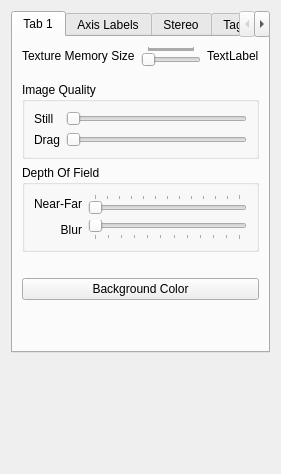
<?xml version="1.0" encoding="UTF-8"?>
<ui version="4.0">
 <class>PreferencesWidget</class>
 <widget class="QWidget" name="PreferencesWidget">
  <property name="geometry">
   <rect>
    <x>0</x>
    <y>0</y>
    <width>281</width>
    <height>474</height>
   </rect>
  </property>
  <property name="sizePolicy">
   <sizepolicy hsizetype="Expanding" vsizetype="Expanding">
    <horstretch>0</horstretch>
    <verstretch>0</verstretch>
   </sizepolicy>
  </property>
  <property name="windowTitle">
   <string>Preferences</string>
  </property>
  <property name="toolTip">
   <string/>
  </property>
  <layout class="QVBoxLayout">
   <item>
    <widget class="QTabWidget" name="tabWidget">
     <property name="currentIndex">
      <number>0</number>
     </property>
     <widget class="QWidget" name="tab">
      <attribute name="title">
       <string>Tab 1</string>
      </attribute>
      <layout class="QVBoxLayout">
       <item>
        <layout class="QHBoxLayout">
         <item>
          <widget class="QLabel" name="label_10">
           <property name="toolTip">
            <string>&lt;!DOCTYPE HTML PUBLIC &quot;-//W3C//DTD HTML 4.0//EN&quot; &quot;http://www.w3.org/TR/REC-html40/strict.dtd&quot;&gt;
&lt;html&gt;&lt;head&gt;&lt;meta name=&quot;qrichtext&quot; content=&quot;1&quot; /&gt;&lt;style type=&quot;text/css&quot;&gt;
p, li { white-space: pre-wrap; }
&lt;/style&gt;&lt;/head&gt;&lt;body style=&quot; font-family:'MS Shell Dlg 2'; font-size:8.25pt; font-weight:400; font-style:normal;&quot;&gt;
&lt;p style=&quot; margin-top:0px; margin-bottom:0px; margin-left:0px; margin-right:0px; -qt-block-indent:0; text-indent:0px; font-size:8pt;&quot;&gt;&lt;span style=&quot; font-size:12pt;&quot;&gt;Specifies the texture memory that the graphics card has.  Drishti will try to fit in selected subvolume within the texture memory.  If it cannot be done then the volume is subsampled till it can be fit into the texture memory.&lt;/span&gt;&lt;/p&gt;
&lt;p style=&quot;-qt-paragraph-type:empty; margin-top:0px; margin-bottom:0px; margin-left:0px; margin-right:0px; -qt-block-indent:0; text-indent:0px; font-size:12pt;&quot;&gt;&lt;/p&gt;
&lt;p style=&quot; margin-top:0px; margin-bottom:0px; margin-left:0px; margin-right:0px; -qt-block-indent:0; text-indent:0px; font-size:12pt;&quot;&gt;Texture memory is used to store, apart from the volume data, other buffers that are needed for proper working of Drishti.&lt;/p&gt;&lt;/body&gt;&lt;/html&gt;</string>
           </property>
           <property name="whatsThis">
            <string/>
           </property>
           <property name="text">
            <string>Texture Memory Size</string>
           </property>
          </widget>
         </item>
         <item>
          <widget class="QSlider" name="m_textureMemorySize">
           <property name="minimum">
            <number>128</number>
           </property>
           <property name="maximum">
            <number>65535</number>
           </property>
           <property name="singleStep">
            <number>32</number>
           </property>
           <property name="pageStep">
            <number>128</number>
           </property>
           <property name="orientation">
            <enum>Qt::Horizontal</enum>
           </property>
           <property name="tickPosition">
            <enum>QSlider::TicksAbove</enum>
           </property>
           <property name="tickInterval">
            <number>0</number>
           </property>
          </widget>
         </item>
         <item>
          <widget class="QLabel" name="label_12">
           <property name="text">
            <string>TextLabel</string>
           </property>
          </widget>
         </item>
        </layout>
       </item>
       <item>
        <spacer>
         <property name="orientation">
          <enum>Qt::Vertical</enum>
         </property>
         <property name="sizeType">
          <enum>QSizePolicy::Minimum</enum>
         </property>
         <property name="sizeHint" stdset="0">
          <size>
           <width>20</width>
           <height>10</height>
          </size>
         </property>
        </spacer>
       </item>
       <item>
        <widget class="QGroupBox" name="groupBox_2">
         <property name="title">
          <string>Image Quality</string>
         </property>
         <property name="checkable">
          <bool>false</bool>
         </property>
         <layout class="QGridLayout">
          <item row="0" column="0">
           <widget class="QLabel" name="label_6">
            <property name="text">
             <string>Still</string>
            </property>
           </widget>
          </item>
          <item row="0" column="1">
           <widget class="QSlider" name="m_still">
            <property name="toolTip">
             <string>&lt;!DOCTYPE HTML PUBLIC &quot;-//W3C//DTD HTML 4.0//EN&quot; &quot;http://www.w3.org/TR/REC-html40/strict.dtd&quot;&gt;
&lt;html&gt;&lt;head&gt;&lt;meta name=&quot;qrichtext&quot; content=&quot;1&quot; /&gt;&lt;style type=&quot;text/css&quot;&gt;
p, li { white-space: pre-wrap; }
&lt;/style&gt;&lt;/head&gt;&lt;body style=&quot; font-family:'MS Shell Dlg 2'; font-size:8.25pt; font-weight:400; font-style:normal;&quot;&gt;
&lt;p style=&quot; margin-top:0px; margin-bottom:0px; margin-left:0px; margin-right:0px; -qt-block-indent:0; text-indent:0px; font-size:8pt;&quot;&gt;&lt;span style=&quot; font-size:12pt;&quot;&gt;This control determines image quality when in still mode of rendering.  Still mode of rendering is active when mouse is not dragged.&lt;/span&gt;&lt;/p&gt;
&lt;p style=&quot;-qt-paragraph-type:empty; margin-top:0px; margin-bottom:0px; margin-left:0px; margin-right:0px; -qt-block-indent:0; text-indent:0px; font-size:12pt;&quot;&gt;&lt;/p&gt;
&lt;p style=&quot; margin-top:0px; margin-bottom:0px; margin-left:0px; margin-right:0px; -qt-block-indent:0; text-indent:0px; font-size:12pt;&quot;&gt;The slider position is used to calculate number of interpolated samples per voxel.  Higher the number of samples better is the image quality.&lt;/p&gt;
&lt;p style=&quot;-qt-paragraph-type:empty; margin-top:0px; margin-bottom:0px; margin-left:0px; margin-right:0px; -qt-block-indent:0; text-indent:0px; font-size:12pt;&quot;&gt;&lt;/p&gt;
&lt;p style=&quot; margin-top:0px; margin-bottom:0px; margin-left:0px; margin-right:0px; -qt-block-indent:0; text-indent:0px; font-size:12pt;&quot;&gt;Image rendering might become slower for higher values.&lt;/p&gt;&lt;/body&gt;&lt;/html&gt;</string>
            </property>
            <property name="orientation">
             <enum>Qt::Horizontal</enum>
            </property>
           </widget>
          </item>
          <item row="1" column="0">
           <widget class="QLabel" name="label_7">
            <property name="text">
             <string>Drag</string>
            </property>
           </widget>
          </item>
          <item row="1" column="1">
           <widget class="QSlider" name="m_drag">
            <property name="toolTip">
             <string>&lt;!DOCTYPE HTML PUBLIC &quot;-//W3C//DTD HTML 4.0//EN&quot; &quot;http://www.w3.org/TR/REC-html40/strict.dtd&quot;&gt;
&lt;html&gt;&lt;head&gt;&lt;meta name=&quot;qrichtext&quot; content=&quot;1&quot; /&gt;&lt;style type=&quot;text/css&quot;&gt;
p, li { white-space: pre-wrap; }
&lt;/style&gt;&lt;/head&gt;&lt;body style=&quot; font-family:'MS Shell Dlg 2'; font-size:8.25pt; font-weight:400; font-style:normal;&quot;&gt;
&lt;p style=&quot; margin-top:0px; margin-bottom:0px; margin-left:0px; margin-right:0px; -qt-block-indent:0; text-indent:0px;&quot;&gt;&lt;span style=&quot; font-size:12pt;&quot;&gt;This control determines image quality when in fast draw mode of rendering.  Fast draw mode is activated when mouse is dragged with a mouse button depressed.&lt;/span&gt;&lt;/p&gt;
&lt;p style=&quot;-qt-paragraph-type:empty; margin-top:0px; margin-bottom:0px; margin-left:0px; margin-right:0px; -qt-block-indent:0; text-indent:0px; font-size:12pt;&quot;&gt;&lt;/p&gt;
&lt;p style=&quot; margin-top:0px; margin-bottom:0px; margin-left:0px; margin-right:0px; -qt-block-indent:0; text-indent:0px; font-size:12pt;&quot;&gt;The slider position is used to calculate number of interpolated samples per voxel.  Higher the number of samples better is the image quality.&lt;/p&gt;
&lt;p style=&quot;-qt-paragraph-type:empty; margin-top:0px; margin-bottom:0px; margin-left:0px; margin-right:0px; -qt-block-indent:0; text-indent:0px; font-size:12pt;&quot;&gt;&lt;/p&gt;
&lt;p style=&quot; margin-top:0px; margin-bottom:0px; margin-left:0px; margin-right:0px; -qt-block-indent:0; text-indent:0px; font-size:12pt;&quot;&gt;Set the slider position to a smaller value in order to maintain interactivity.  Image will be drawn with smaller number of samples, in turn boosting the rendering speed.  The image quality will degrade for lower values.&lt;/p&gt;&lt;/body&gt;&lt;/html&gt;</string>
            </property>
            <property name="orientation">
             <enum>Qt::Horizontal</enum>
            </property>
           </widget>
          </item>
         </layout>
        </widget>
       </item>
       <item>
        <widget class="QGroupBox" name="groupBox_3">
         <property name="title">
          <string>Depth Of Field</string>
         </property>
         <layout class="QGridLayout" name="gridLayout">
          <item row="0" column="0">
           <widget class="QLabel" name="label_13">
            <property name="text">
             <string>Near-Far</string>
            </property>
            <property name="alignment">
             <set>Qt::AlignRight|Qt::AlignTrailing|Qt::AlignVCenter</set>
            </property>
           </widget>
          </item>
          <item row="1" column="1">
           <widget class="QSlider" name="m_dofBlur">
            <property name="maximum">
             <number>11</number>
            </property>
            <property name="pageStep">
             <number>1</number>
            </property>
            <property name="orientation">
             <enum>Qt::Horizontal</enum>
            </property>
            <property name="tickPosition">
             <enum>QSlider::TicksBelow</enum>
            </property>
           </widget>
          </item>
          <item row="1" column="0">
           <widget class="QLabel" name="label_14">
            <property name="text">
             <string>Blur</string>
            </property>
            <property name="alignment">
             <set>Qt::AlignRight|Qt::AlignTrailing|Qt::AlignVCenter</set>
            </property>
           </widget>
          </item>
          <item row="0" column="1">
           <widget class="QSlider" name="m_dofNearFar">
            <property name="maximum">
             <number>120</number>
            </property>
            <property name="orientation">
             <enum>Qt::Horizontal</enum>
            </property>
            <property name="tickPosition">
             <enum>QSlider::TicksAbove</enum>
            </property>
           </widget>
          </item>
         </layout>
        </widget>
       </item>
       <item>
        <spacer>
         <property name="orientation">
          <enum>Qt::Vertical</enum>
         </property>
         <property name="sizeType">
          <enum>QSizePolicy::Minimum</enum>
         </property>
         <property name="sizeHint" stdset="0">
          <size>
           <width>20</width>
           <height>20</height>
          </size>
         </property>
        </spacer>
       </item>
       <item>
        <widget class="QPushButton" name="m_bgcolor">
         <property name="toolTip">
          <string>&lt;!DOCTYPE HTML PUBLIC &quot;-//W3C//DTD HTML 4.0//EN&quot; &quot;http://www.w3.org/TR/REC-html40/strict.dtd&quot;&gt;
&lt;html&gt;&lt;head&gt;&lt;meta name=&quot;qrichtext&quot; content=&quot;1&quot; /&gt;&lt;style type=&quot;text/css&quot;&gt;
p, li { white-space: pre-wrap; }
&lt;/style&gt;&lt;/head&gt;&lt;body style=&quot; font-family:'MS Shell Dlg 2'; font-size:8.25pt; font-weight:400; font-style:normal;&quot;&gt;
&lt;p style=&quot; margin-top:0px; margin-bottom:0px; margin-left:0px; margin-right:0px; -qt-block-indent:0; text-indent:0px;&quot;&gt;&lt;span style=&quot; font-size:12pt;&quot;&gt;Change background colour.  Default is black.&lt;/span&gt;&lt;/p&gt;&lt;/body&gt;&lt;/html&gt;</string>
         </property>
         <property name="text">
          <string>Background Color</string>
         </property>
        </widget>
       </item>
       <item>
        <spacer>
         <property name="orientation">
          <enum>Qt::Vertical</enum>
         </property>
         <property name="sizeHint" stdset="0">
          <size>
           <width>20</width>
           <height>40</height>
          </size>
         </property>
        </spacer>
       </item>
      </layout>
     </widget>
     <widget class="QWidget" name="tab_2">
      <attribute name="title">
       <string>Axis Labels</string>
      </attribute>
      <layout class="QVBoxLayout">
       <item>
        <widget class="QGroupBox" name="groupBox">
         <property name="title">
          <string>Axis labels and Tickmarks</string>
         </property>
         <property name="flat">
          <bool>false</bool>
         </property>
         <property name="checkable">
          <bool>false</bool>
         </property>
         <layout class="QGridLayout">
          <property name="leftMargin">
           <number>12</number>
          </property>
          <property name="spacing">
           <number>5</number>
          </property>
          <item row="0" column="2">
           <spacer>
            <property name="orientation">
             <enum>Qt::Horizontal</enum>
            </property>
            <property name="sizeHint" stdset="0">
             <size>
              <width>61</width>
              <height>20</height>
             </size>
            </property>
           </spacer>
          </item>
          <item row="1" column="2">
           <spacer>
            <property name="orientation">
             <enum>Qt::Horizontal</enum>
            </property>
            <property name="sizeHint" stdset="0">
             <size>
              <width>61</width>
              <height>20</height>
             </size>
            </property>
           </spacer>
          </item>
          <item row="5" column="1">
           <spacer>
            <property name="orientation">
             <enum>Qt::Vertical</enum>
            </property>
            <property name="sizeHint" stdset="0">
             <size>
              <width>20</width>
              <height>40</height>
             </size>
            </property>
           </spacer>
          </item>
          <item row="0" column="1">
           <widget class="QSpinBox" name="m_tickSize">
            <property name="toolTip">
             <string>&lt;!DOCTYPE HTML PUBLIC &quot;-//W3C//DTD HTML 4.0//EN&quot; &quot;http://www.w3.org/TR/REC-html40/strict.dtd&quot;&gt;
&lt;html&gt;&lt;head&gt;&lt;meta name=&quot;qrichtext&quot; content=&quot;1&quot; /&gt;&lt;style type=&quot;text/css&quot;&gt;
p, li { white-space: pre-wrap; }
&lt;/style&gt;&lt;/head&gt;&lt;body style=&quot; font-family:'MS Shell Dlg 2'; font-size:8.25pt; font-weight:400; font-style:normal;&quot;&gt;
&lt;p style=&quot; margin-top:0px; margin-bottom:0px; margin-left:0px; margin-right:0px; -qt-block-indent:0; text-indent:0px; font-size:8pt;&quot;&gt;&lt;span style=&quot; font-size:12pt;&quot;&gt;Controls tick mark size on bounding box enclosing the volumetric data.&lt;/span&gt;&lt;/p&gt;&lt;/body&gt;&lt;/html&gt;</string>
            </property>
           </widget>
          </item>
          <item row="1" column="0">
           <widget class="QLabel" name="label_5">
            <property name="toolTip">
             <string>&lt;!DOCTYPE HTML PUBLIC &quot;-//W3C//DTD HTML 4.0//EN&quot; &quot;http://www.w3.org/TR/REC-html40/strict.dtd&quot;&gt;
&lt;html&gt;&lt;head&gt;&lt;meta name=&quot;qrichtext&quot; content=&quot;1&quot; /&gt;&lt;style type=&quot;text/css&quot;&gt;
p, li { white-space: pre-wrap; }
&lt;/style&gt;&lt;/head&gt;&lt;body style=&quot; font-family:'MS Shell Dlg 2'; font-size:8.25pt; font-weight:400; font-style:normal;&quot;&gt;
&lt;p style=&quot; margin-top:0px; margin-bottom:0px; margin-left:0px; margin-right:0px; -qt-block-indent:0; text-indent:0px; font-size:8pt;&quot;&gt;&lt;span style=&quot; font-size:12pt;&quot;&gt;Number of voxels per tick mark.&lt;/span&gt;&lt;/p&gt;&lt;/body&gt;&lt;/html&gt;</string>
            </property>
            <property name="text">
             <string>Tick Step</string>
            </property>
           </widget>
          </item>
          <item row="1" column="1">
           <widget class="QSpinBox" name="m_tickStep">
            <property name="toolTip">
             <string>&lt;!DOCTYPE HTML PUBLIC &quot;-//W3C//DTD HTML 4.0//EN&quot; &quot;http://www.w3.org/TR/REC-html40/strict.dtd&quot;&gt;
&lt;html&gt;&lt;head&gt;&lt;meta name=&quot;qrichtext&quot; content=&quot;1&quot; /&gt;&lt;style type=&quot;text/css&quot;&gt;
p, li { white-space: pre-wrap; }
&lt;/style&gt;&lt;/head&gt;&lt;body style=&quot; font-family:'MS Shell Dlg 2'; font-size:8.25pt; font-weight:400; font-style:normal;&quot;&gt;
&lt;p style=&quot; margin-top:0px; margin-bottom:0px; margin-left:0px; margin-right:0px; -qt-block-indent:0; text-indent:0px; font-size:8pt;&quot;&gt;&lt;span style=&quot; font-size:12pt;&quot;&gt;Number of voxels per tick mark.&lt;/span&gt;&lt;/p&gt;&lt;/body&gt;&lt;/html&gt;</string>
            </property>
           </widget>
          </item>
          <item row="2" column="0">
           <widget class="QLabel" name="label">
            <property name="toolTip">
             <string>&lt;!DOCTYPE HTML PUBLIC &quot;-//W3C//DTD HTML 4.0//EN&quot; &quot;http://www.w3.org/TR/REC-html40/strict.dtd&quot;&gt;
&lt;html&gt;&lt;head&gt;&lt;meta name=&quot;qrichtext&quot; content=&quot;1&quot; /&gt;&lt;style type=&quot;text/css&quot;&gt;
p, li { white-space: pre-wrap; }
&lt;/style&gt;&lt;/head&gt;&lt;body style=&quot; font-family:'MS Shell Dlg 2'; font-size:8.25pt; font-weight:400; font-style:normal;&quot;&gt;
&lt;p style=&quot; margin-top:0px; margin-bottom:0px; margin-left:0px; margin-right:0px; -qt-block-indent:0; text-indent:0px; font-size:8pt;&quot;&gt;&lt;span style=&quot; font-size:12pt;&quot;&gt;Text to be written along X-axis.&lt;/span&gt;&lt;/p&gt;&lt;/body&gt;&lt;/html&gt;</string>
            </property>
            <property name="text">
             <string>   X Label</string>
            </property>
           </widget>
          </item>
          <item row="2" column="1" colspan="2">
           <widget class="QLineEdit" name="m_labelX">
            <property name="toolTip">
             <string>&lt;!DOCTYPE HTML PUBLIC &quot;-//W3C//DTD HTML 4.0//EN&quot; &quot;http://www.w3.org/TR/REC-html40/strict.dtd&quot;&gt;
&lt;html&gt;&lt;head&gt;&lt;meta name=&quot;qrichtext&quot; content=&quot;1&quot; /&gt;&lt;style type=&quot;text/css&quot;&gt;
p, li { white-space: pre-wrap; }
&lt;/style&gt;&lt;/head&gt;&lt;body style=&quot; font-family:'MS Shell Dlg 2'; font-size:8.25pt; font-weight:400; font-style:normal;&quot;&gt;
&lt;p style=&quot; margin-top:0px; margin-bottom:0px; margin-left:0px; margin-right:0px; -qt-block-indent:0; text-indent:0px; font-size:8pt;&quot;&gt;&lt;span style=&quot; font-size:12pt;&quot;&gt;Text to be written along X-axis.&lt;/span&gt;&lt;/p&gt;&lt;/body&gt;&lt;/html&gt;</string>
            </property>
           </widget>
          </item>
          <item row="3" column="0">
           <widget class="QLabel" name="label_2">
            <property name="toolTip">
             <string>&lt;!DOCTYPE HTML PUBLIC &quot;-//W3C//DTD HTML 4.0//EN&quot; &quot;http://www.w3.org/TR/REC-html40/strict.dtd&quot;&gt;
&lt;html&gt;&lt;head&gt;&lt;meta name=&quot;qrichtext&quot; content=&quot;1&quot; /&gt;&lt;style type=&quot;text/css&quot;&gt;
p, li { white-space: pre-wrap; }
&lt;/style&gt;&lt;/head&gt;&lt;body style=&quot; font-family:'MS Shell Dlg 2'; font-size:8.25pt; font-weight:400; font-style:normal;&quot;&gt;
&lt;p style=&quot; margin-top:0px; margin-bottom:0px; margin-left:0px; margin-right:0px; -qt-block-indent:0; text-indent:0px; font-size:8pt;&quot;&gt;&lt;span style=&quot; font-size:12pt;&quot;&gt;Text to be written along Y-axis.&lt;/span&gt;&lt;/p&gt;&lt;/body&gt;&lt;/html&gt;</string>
            </property>
            <property name="text">
             <string>   Y Label</string>
            </property>
           </widget>
          </item>
          <item row="3" column="1" colspan="2">
           <widget class="QLineEdit" name="m_labelY">
            <property name="toolTip">
             <string>&lt;!DOCTYPE HTML PUBLIC &quot;-//W3C//DTD HTML 4.0//EN&quot; &quot;http://www.w3.org/TR/REC-html40/strict.dtd&quot;&gt;
&lt;html&gt;&lt;head&gt;&lt;meta name=&quot;qrichtext&quot; content=&quot;1&quot; /&gt;&lt;style type=&quot;text/css&quot;&gt;
p, li { white-space: pre-wrap; }
&lt;/style&gt;&lt;/head&gt;&lt;body style=&quot; font-family:'MS Shell Dlg 2'; font-size:8.25pt; font-weight:400; font-style:normal;&quot;&gt;
&lt;p style=&quot; margin-top:0px; margin-bottom:0px; margin-left:0px; margin-right:0px; -qt-block-indent:0; text-indent:0px; font-size:8pt;&quot;&gt;&lt;span style=&quot; font-size:12pt;&quot;&gt;Text to be written along Y-axis.&lt;/span&gt;&lt;/p&gt;&lt;/body&gt;&lt;/html&gt;</string>
            </property>
           </widget>
          </item>
          <item row="4" column="0">
           <widget class="QLabel" name="label_3">
            <property name="toolTip">
             <string>&lt;!DOCTYPE HTML PUBLIC &quot;-//W3C//DTD HTML 4.0//EN&quot; &quot;http://www.w3.org/TR/REC-html40/strict.dtd&quot;&gt;
&lt;html&gt;&lt;head&gt;&lt;meta name=&quot;qrichtext&quot; content=&quot;1&quot; /&gt;&lt;style type=&quot;text/css&quot;&gt;
p, li { white-space: pre-wrap; }
&lt;/style&gt;&lt;/head&gt;&lt;body style=&quot; font-family:'MS Shell Dlg 2'; font-size:8.25pt; font-weight:400; font-style:normal;&quot;&gt;
&lt;p style=&quot; margin-top:0px; margin-bottom:0px; margin-left:0px; margin-right:0px; -qt-block-indent:0; text-indent:0px; font-size:8pt;&quot;&gt;&lt;span style=&quot; font-size:12pt;&quot;&gt;Text to be written along Z-axis.&lt;/span&gt;&lt;/p&gt;&lt;/body&gt;&lt;/html&gt;</string>
            </property>
            <property name="text">
             <string>   Z Label</string>
            </property>
           </widget>
          </item>
          <item row="4" column="1" colspan="2">
           <widget class="QLineEdit" name="m_labelZ">
            <property name="toolTip">
             <string>&lt;!DOCTYPE HTML PUBLIC &quot;-//W3C//DTD HTML 4.0//EN&quot; &quot;http://www.w3.org/TR/REC-html40/strict.dtd&quot;&gt;
&lt;html&gt;&lt;head&gt;&lt;meta name=&quot;qrichtext&quot; content=&quot;1&quot; /&gt;&lt;style type=&quot;text/css&quot;&gt;
p, li { white-space: pre-wrap; }
&lt;/style&gt;&lt;/head&gt;&lt;body style=&quot; font-family:'MS Shell Dlg 2'; font-size:8.25pt; font-weight:400; font-style:normal;&quot;&gt;
&lt;p style=&quot; margin-top:0px; margin-bottom:0px; margin-left:0px; margin-right:0px; -qt-block-indent:0; text-indent:0px; font-size:8pt;&quot;&gt;&lt;span style=&quot; font-size:12pt;&quot;&gt;Text to be written along Z-axis.&lt;/span&gt;&lt;/p&gt;&lt;/body&gt;&lt;/html&gt;</string>
            </property>
           </widget>
          </item>
          <item row="0" column="0">
           <widget class="QLabel" name="label_4">
            <property name="toolTip">
             <string>&lt;!DOCTYPE HTML PUBLIC &quot;-//W3C//DTD HTML 4.0//EN&quot; &quot;http://www.w3.org/TR/REC-html40/strict.dtd&quot;&gt;
&lt;html&gt;&lt;head&gt;&lt;meta name=&quot;qrichtext&quot; content=&quot;1&quot; /&gt;&lt;style type=&quot;text/css&quot;&gt;
p, li { white-space: pre-wrap; }
&lt;/style&gt;&lt;/head&gt;&lt;body style=&quot; font-family:'MS Shell Dlg 2'; font-size:8.25pt; font-weight:400; font-style:normal;&quot;&gt;
&lt;p style=&quot; margin-top:0px; margin-bottom:0px; margin-left:0px; margin-right:0px; -qt-block-indent:0; text-indent:0px; font-size:8pt;&quot;&gt;&lt;span style=&quot; font-size:12pt;&quot;&gt;Controls tick mark size on bounding box enclosing the volumetric data.&lt;/span&gt;&lt;/p&gt;&lt;/body&gt;&lt;/html&gt;</string>
            </property>
            <property name="text">
             <string>Tick Size</string>
            </property>
           </widget>
          </item>
         </layout>
        </widget>
       </item>
      </layout>
     </widget>
     <widget class="QWidget" name="tab_3">
      <attribute name="title">
       <string>Stereo</string>
      </attribute>
      <layout class="QVBoxLayout">
       <item>
        <widget class="QGroupBox" name="m_stereoSettings">
         <property name="title">
          <string>Stereo Settings</string>
         </property>
         <layout class="QGridLayout">
          <property name="spacing">
           <number>5</number>
          </property>
          <item row="0" column="0" colspan="2">
           <widget class="QLabel" name="label_8">
            <property name="text">
             <string>Focus Distance</string>
            </property>
           </widget>
          </item>
          <item row="0" column="2" colspan="2">
           <widget class="QSlider" name="m_focus">
            <property name="maximum">
             <number>100</number>
            </property>
            <property name="orientation">
             <enum>Qt::Horizontal</enum>
            </property>
            <property name="tickPosition">
             <enum>QSlider::TicksAbove</enum>
            </property>
           </widget>
          </item>
          <item row="2" column="0">
           <widget class="QLabel" name="label_9">
            <property name="text">
             <string>Screen Width</string>
            </property>
           </widget>
          </item>
          <item row="2" column="1" colspan="2">
           <widget class="QDoubleSpinBox" name="m_screenWidth"/>
          </item>
          <item row="2" column="3">
           <spacer>
            <property name="orientation">
             <enum>Qt::Horizontal</enum>
            </property>
            <property name="sizeHint" stdset="0">
             <size>
              <width>51</width>
              <height>20</height>
             </size>
            </property>
           </spacer>
          </item>
          <item row="1" column="0">
           <widget class="QLabel" name="label_11">
            <property name="text">
             <string>Eye Separation</string>
            </property>
           </widget>
          </item>
          <item row="1" column="2">
           <widget class="QLineEdit" name="m_eyeSeparation"/>
          </item>
         </layout>
        </widget>
       </item>
       <item>
        <spacer>
         <property name="orientation">
          <enum>Qt::Vertical</enum>
         </property>
         <property name="sizeHint" stdset="0">
          <size>
           <width>20</width>
           <height>40</height>
          </size>
         </property>
        </spacer>
       </item>
      </layout>
     </widget>
     <widget class="QWidget" name="tab_4">
      <attribute name="title">
       <string>Tag Colors</string>
      </attribute>
      <layout class="QVBoxLayout">
       <item>
        <layout class="QGridLayout">
         <item row="0" column="0">
          <widget class="QSpinBox" name="m_colorSeed">
           <property name="minimum">
            <number>1</number>
           </property>
           <property name="maximum">
            <number>1000</number>
           </property>
          </widget>
         </item>
         <item row="0" column="1">
          <widget class="QPushButton" name="m_newColorSet">
           <property name="text">
            <string>New Color Set</string>
           </property>
          </widget>
         </item>
         <item row="1" column="0">
          <widget class="QDoubleSpinBox" name="m_opacity">
           <property name="decimals">
            <number>1</number>
           </property>
           <property name="maximum">
            <double>1.000000000000000</double>
           </property>
           <property name="singleStep">
            <double>0.100000000000000</double>
           </property>
           <property name="value">
            <double>0.500000000000000</double>
           </property>
          </widget>
         </item>
         <item row="1" column="1">
          <widget class="QPushButton" name="m_setOpacity">
           <property name="text">
            <string>Set Opacity</string>
           </property>
          </widget>
         </item>
         <item row="0" column="2">
          <spacer>
           <property name="orientation">
            <enum>Qt::Horizontal</enum>
           </property>
           <property name="sizeHint" stdset="0">
            <size>
             <width>40</width>
             <height>20</height>
            </size>
           </property>
          </spacer>
         </item>
        </layout>
       </item>
      </layout>
     </widget>
    </widget>
   </item>
   <item>
    <spacer>
     <property name="orientation">
      <enum>Qt::Vertical</enum>
     </property>
     <property name="sizeHint" stdset="0">
      <size>
       <width>20</width>
       <height>40</height>
      </size>
     </property>
    </spacer>
   </item>
  </layout>
 </widget>
 <resources/>
 <connections>
  <connection>
   <sender>m_textureMemorySize</sender>
   <signal>valueChanged(int)</signal>
   <receiver>label_12</receiver>
   <slot>setNum(int)</slot>
   <hints>
    <hint type="sourcelabel">
     <x>208</x>
     <y>58</y>
    </hint>
    <hint type="destinationlabel">
     <x>285</x>
     <y>53</y>
    </hint>
   </hints>
  </connection>
 </connections>
</ui>
